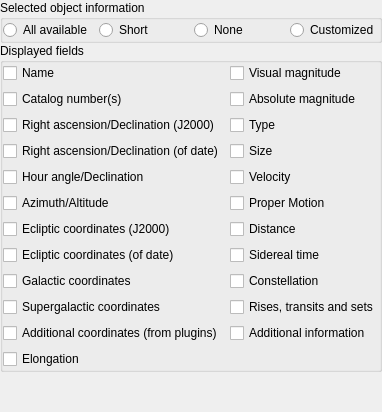
        <widget class="QWidget" name="page_Info">
         <layout class="QVBoxLayout" name="verticalLayout_2">
          <property name="spacing">
           <number>0</number>
          </property>
          <property name="leftMargin">
           <number>0</number>
          </property>
          <property name="topMargin">
           <number>0</number>
          </property>
          <property name="rightMargin">
           <number>0</number>
          </property>
          <property name="bottomMargin">
           <number>0</number>
          </property>
          <item>
           <widget class="QGroupBox" name="selectedInfoGroupBox">
            <property name="sizePolicy">
             <sizepolicy hsizetype="Expanding" vsizetype="Preferred">
              <horstretch>0</horstretch>
              <verstretch>0</verstretch>
             </sizepolicy>
            </property>
            <property name="title">
             <string>Selected object information</string>
            </property>
            <layout class="QGridLayout" name="gridLayoutSelectedObjInfo">
             <property name="leftMargin">
              <number>0</number>
             </property>
             <property name="topMargin">
              <number>0</number>
             </property>
             <property name="rightMargin">
              <number>0</number>
             </property>
             <property name="bottomMargin">
              <number>0</number>
             </property>
             <item row="0" column="1">
              <widget class="QRadioButton" name="briefSelectedInfoRadio">
               <property name="toolTip">
                <string>Display less information</string>
               </property>
               <property name="text">
                <string>Short</string>
               </property>
              </widget>
             </item>
             <item row="0" column="0">
              <widget class="QRadioButton" name="allSelectedInfoRadio">
               <property name="toolTip">
                <string>Display all information available</string>
               </property>
               <property name="text">
                <string>All available</string>
               </property>
              </widget>
             </item>
             <item row="0" column="2">
              <widget class="QRadioButton" name="noSelectedInfoRadio">
               <property name="toolTip">
                <string>Display no information</string>
               </property>
               <property name="text">
                <string>None</string>
               </property>
              </widget>
             </item>
             <item row="0" column="3">
              <widget class="QRadioButton" name="customSelectedInfoRadio">
               <property name="toolTip">
                <string>Display user settings information</string>
               </property>
               <property name="text">
                <string>Customized</string>
               </property>
              </widget>
             </item>
            </layout>
           </widget>
          </item>
          <item>
           <widget class="QGroupBox" name="groupBoxDisplayedFields">
            <property name="sizePolicy">
             <sizepolicy hsizetype="Preferred" vsizetype="Expanding">
              <horstretch>0</horstretch>
              <verstretch>0</verstretch>
             </sizepolicy>
            </property>
            <property name="title">
             <string>Displayed fields</string>
            </property>
            <layout class="QGridLayout" name="gridLayoutDisplayedFields">
             <property name="leftMargin">
              <number>0</number>
             </property>
             <property name="topMargin">
              <number>0</number>
             </property>
             <property name="rightMargin">
              <number>0</number>
             </property>
             <property name="bottomMargin">
              <number>0</number>
             </property>
             <item row="5" column="0">
              <widget class="QCheckBox" name="checkBoxHourAngle">
               <property name="toolTip">
                <string>Equatorial coordinates, equinox of date</string>
               </property>
               <property name="text">
                <string>Hour angle/Declination</string>
               </property>
               <attribute name="buttonGroup">
                <string notr="true">buttonGroupDisplayedFields</string>
               </attribute>
              </widget>
             </item>
             <item row="8" column="0">
              <widget class="QCheckBox" name="checkBoxEclipticCoordsOfDate">
               <property name="toolTip">
                <string>Ecliptic coordinates, equinox of date (only for Earth)</string>
               </property>
               <property name="text">
                <string>Ecliptic coordinates (of date)</string>
               </property>
               <attribute name="buttonGroup">
                <string notr="true">buttonGroupDisplayedFields</string>
               </attribute>
              </widget>
             </item>
             <item row="3" column="0">
              <widget class="QCheckBox" name="checkBoxRaDecJ2000">
               <property name="toolTip">
                <string>Equatorial coordinates, equinox of J2000.0</string>
               </property>
               <property name="text">
                <string>Right ascension/Declination (J2000)</string>
               </property>
               <attribute name="buttonGroup">
                <string notr="true">buttonGroupDisplayedFields</string>
               </attribute>
              </widget>
             </item>
             <item row="1" column="1">
              <widget class="QCheckBox" name="checkBoxAbsoluteMag">
               <property name="text">
                <string>Absolute magnitude</string>
               </property>
               <attribute name="buttonGroup">
                <string notr="true">buttonGroupDisplayedFields</string>
               </attribute>
              </widget>
             </item>
             <item row="11" column="0">
              <widget class="QCheckBox" name="checkBoxSupergalacticCoordinates">
               <property name="text">
                <string>Supergalactic coordinates</string>
               </property>
               <attribute name="buttonGroup">
                <string notr="true">buttonGroupDisplayedFields</string>
               </attribute>
              </widget>
             </item>
             <item row="7" column="0">
              <widget class="QCheckBox" name="checkBoxEclipticCoordsJ2000">
               <property name="toolTip">
                <string>Ecliptic coordinates, equinox J2000.0</string>
               </property>
               <property name="text">
                <string>Ecliptic coordinates (J2000)</string>
               </property>
               <attribute name="buttonGroup">
                <string notr="true">buttonGroupDisplayedFields</string>
               </attribute>
              </widget>
             </item>
             <item row="7" column="1">
              <widget class="QCheckBox" name="checkBoxDistance">
               <property name="text">
                <string>Distance</string>
               </property>
               <attribute name="buttonGroup">
                <string notr="true">buttonGroupDisplayedFields</string>
               </attribute>
              </widget>
             </item>
             <item row="5" column="1">
              <widget class="QCheckBox" name="checkBoxVelocity">
               <property name="text">
                <string>Velocity</string>
               </property>
               <attribute name="buttonGroup">
                <string notr="true">buttonGroupDisplayedFields</string>
               </attribute>
              </widget>
             </item>
             <item row="4" column="0">
              <widget class="QCheckBox" name="checkBoxRaDecOfDate">
               <property name="toolTip">
                <string>Equatorial coordinates, equinox of date</string>
               </property>
               <property name="text">
                <string>Right ascension/Declination (of date)</string>
               </property>
               <attribute name="buttonGroup">
                <string notr="true">buttonGroupDisplayedFields</string>
               </attribute>
              </widget>
             </item>
             <item row="8" column="1">
              <widget class="QCheckBox" name="checkBoxSiderealTime">
               <property name="text">
                <string>Sidereal time</string>
               </property>
               <attribute name="buttonGroup">
                <string notr="true">buttonGroupDisplayedFields</string>
               </attribute>
              </widget>
             </item>
             <item row="6" column="1">
              <widget class="QCheckBox" name="checkBoxProperMotion">
               <property name="toolTip">
                <string>Annual proper motion (stars) or hourly motion (solar system objects)</string>
               </property>
               <property name="text">
                <string>Proper Motion</string>
               </property>
               <attribute name="buttonGroup">
                <string notr="true">buttonGroupDisplayedFields</string>
               </attribute>
              </widget>
             </item>
             <item row="9" column="0">
              <widget class="QCheckBox" name="checkBoxGalacticCoordinates">
               <property name="text">
                <string>Galactic coordinates</string>
               </property>
               <attribute name="buttonGroup">
                <string notr="true">buttonGroupDisplayedFields</string>
               </attribute>
              </widget>
             </item>
             <item row="3" column="1">
              <widget class="QCheckBox" name="checkBoxType">
               <property name="toolTip">
                <string>The type of the object (star, planet, etc.)</string>
               </property>
               <property name="text">
                <string>Type</string>
               </property>
               <attribute name="buttonGroup">
                <string notr="true">buttonGroupDisplayedFields</string>
               </attribute>
              </widget>
             </item>
             <item row="12" column="0">
              <widget class="QCheckBox" name="checkBoxOtherCoords">
               <property name="text">
                <string>Additional coordinates (from plugins)</string>
               </property>
               <attribute name="buttonGroup">
                <string notr="true">buttonGroupDisplayedFields</string>
               </attribute>
              </widget>
             </item>
             <item row="11" column="1">
              <widget class="QCheckBox" name="checkBoxRTSTime">
               <property name="toolTip">
                <string>Show time of rise, transit and set of celestial object</string>
               </property>
               <property name="text">
                <string>Rises, transits and sets</string>
               </property>
               <attribute name="buttonGroup">
                <string notr="true">buttonGroupDisplayedFields</string>
               </attribute>
              </widget>
             </item>
             <item row="9" column="1">
              <widget class="QCheckBox" name="checkBoxConstellation">
               <property name="toolTip">
                <string>3-letter IAU constellation abbreviation</string>
               </property>
               <property name="text">
                <string>Constellation</string>
               </property>
               <attribute name="buttonGroup">
                <string notr="true">buttonGroupDisplayedFields</string>
               </attribute>
              </widget>
             </item>
             <item row="4" column="1">
              <widget class="QCheckBox" name="checkBoxSize">
               <property name="toolTip">
                <string>Angular or physical size</string>
               </property>
               <property name="text">
                <string>Size</string>
               </property>
               <attribute name="buttonGroup">
                <string notr="true">buttonGroupDisplayedFields</string>
               </attribute>
              </widget>
             </item>
             <item row="12" column="1">
              <widget class="QCheckBox" name="checkBoxExtra">
               <property name="toolTip">
                <string>Spectral class, nebula type, etc.</string>
               </property>
               <property name="text">
                <string>Additional information</string>
               </property>
               <attribute name="buttonGroup">
                <string notr="true">buttonGroupDisplayedFields</string>
               </attribute>
              </widget>
             </item>
             <item row="0" column="1">
              <widget class="QCheckBox" name="checkBoxVisualMag">
               <property name="text">
                <string>Visual magnitude</string>
               </property>
               <attribute name="buttonGroup">
                <string notr="true">buttonGroupDisplayedFields</string>
               </attribute>
              </widget>
             </item>
             <item row="6" column="0">
              <widget class="QCheckBox" name="checkBoxAltAz">
               <property name="toolTip">
                <string>Horizontal coordinates</string>
               </property>
               <property name="text">
                <string>Azimuth/Altitude</string>
               </property>
               <attribute name="buttonGroup">
                <string notr="true">buttonGroupDisplayedFields</string>
               </attribute>
              </widget>
             </item>
             <item row="1" column="0">
              <widget class="QCheckBox" name="checkBoxCatalogNumbers">
               <property name="text">
                <string>Catalog number(s)</string>
               </property>
               <attribute name="buttonGroup">
                <string notr="true">buttonGroupDisplayedFields</string>
               </attribute>
              </widget>
             </item>
             <item row="0" column="0">
              <widget class="QCheckBox" name="checkBoxName">
               <property name="text">
                <string>Name</string>
               </property>
               <attribute name="buttonGroup">
                <string notr="true">buttonGroupDisplayedFields</string>
               </attribute>
              </widget>
             </item>
             <item row="13" column="0">
              <widget class="QCheckBox" name="checkBoxElongation">
               <property name="toolTip">
                <string>Elongation and phase angle</string>
               </property>
               <property name="text">
                <string>Elongation</string>
               </property>
               <attribute name="buttonGroup">
                <string notr="true">buttonGroupDisplayedFields</string>
               </attribute>
              </widget>
             </item>
            </layout>
           </widget>
          </item>
          <item>
           <spacer name="verticalSpacer">
            <property name="orientation">
             <enum>Qt::Vertical</enum>
            </property>
            <property name="sizeHint" stdset="0">
             <size>
              <width>20</width>
              <height>40</height>
             </size>
            </property>
           </spacer>
          </item>
         </layout>
        </widget>
